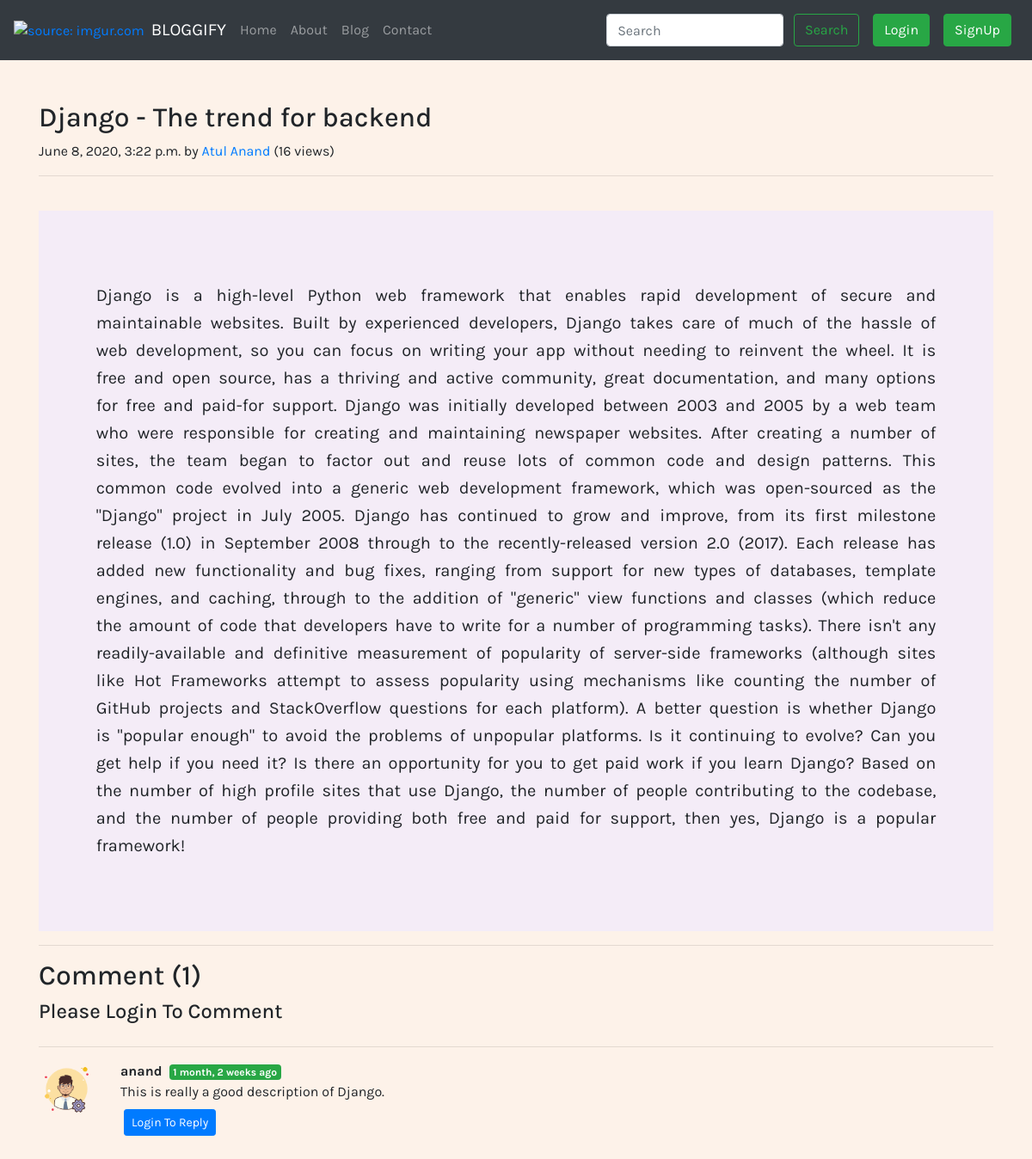
/blog/Django-post, run on the app's committed database.
### mysite/models.py (models this page shows, shortened)
class Post(models.Model):
    sno = models.AutoField(primary_key = True)
    title = models.CharField(max_length=300)
    content = models.TextField()
    author = models.CharField(max_length=40)
    slug = models.CharField(max_length=130)
    view = models.IntegerField(default=0)
    timestamp = models.DateTimeField(default=now)

class BlogComment(models.Model):
    sno = models.AutoField(primary_key = True)
    comment = models.TextField()
    user = models.ForeignKey(User, on_delete=models.CASCADE)
    post = models.ForeignKey(Post, on_delete=models.CASCADE)
    parent = models.ForeignKey('self', on_delete=models.CASCADE, null=True)
    timestamp = models.DateTimeField(default=now)

### mysite/views.py (the view)
# urls.py: path('<str:slug>',views.blogPost,name='blogPost'),
def blogPost(request , slug):
    post = Post.objects.filter(slug=slug).first()
    post.view = post.view+1
    post.save()
    comments = BlogComment.objects.filter(post=post, parent=None)
    replies = BlogComment.objects.filter(post=post).exclude(parent=None)
    repDict={}
    for reply in replies:
        if reply.parent.sno not in repDict.keys():
            repDict[reply.parent.sno] = [reply]
        else:
            repDict[reply.parent.sno].append(reply)
    context = {'post':post, 'comments':comments , 'user' : request.user, 'replyDict' : repDict}
    return render(request, 'mysite/blogPost.html',context)

### mysite/templatetags/getDict.py (called while the page is built)
@register.filter(name='get_val')
def get_val(dict, key):
    return dict.get(key)

### home/templates/mysite/blogPost.html (shortened to what this page needs)
{% extends 'base.html' %}
{% block body %}
{% load humanize %}
{% load getDict %}
<div class="container mt-5">
    <div class="blog-post">
        <h2 class="blog-post-title">{{ post.title }}</h2>
        <p class="blog-post-meta">{{ post.timestamp }} by <a href="#">{{ post.author }}</a><span > ({{ post.view }} views)</span></p>
        <hr>
        <br>
        <div class="aa">
            <p>{{ post.content|safe }}</p>
        </div>
    </div>
    <hr>
</div>
<div class="container">
    <h2>Comment ({{ comments.count }})</h2>
    <div class="my-2">
        {% if user.is_authenticated %}
        <form action="/blog/postComment" method="post">
            {% csrf_token %}
            <div class="form-group">
                <label for="exampleInputEmail1">Post Comment</label>
                <input type="text" name="comment" class="form-control" id="exampleInputEmail1"
                    placeholder="Enter your Comment here" />
            </div>
            <input type="hidden" name="postSno" value="{{ post.sno }}" />
            <input type="hidden" name="parentSno" value="" />
            <button type="submit" class="btn btn-primary">Submit</button>
        </form>
        {% else %}
        <h4 style="padding-bottom: 10px">Please Login To Comment</h4>
        {% endif %}
    </div>
    <hr>
    {% for comment in comments %}
    <div class="row my-3">
        <div class="col-md-1">
            <img src="/static/img/admin.png" class="rounded mx-auto d-block w-100 " alt="Not Found">
        </div>
        <div class="col-md-11">
            <b> {{ comment.user.username }} </b> <span class="badge badge-success ml-1" style="font-size: 12px">
                {{ comment.timestamp | naturaltime }}</span>
            <div>
                {{ comment.comment }}
            </div>
            <div class="reply mx-1 my-2">
                {% if user.is_authenticated %}
                <p>
                    <a class="btn btn-sm btn-primary" data-toggle="collapse" href="#replyBox{{ comment.sno }}"
                        role="button" aria-expanded="false" aria-controls="collapseExample">
                        Reply
                    </a>
                </p>
                <div class="collapse" id="replyBox{{ comment.sno }}">
                    <div class="card card-body my-2">
                        <form action="/blog/postComment" method="post">
                            {% csrf_token %}
                            <div class="form-group">
                                <label for="comment">Post Reply</label>
                                <input type="text" name="comment" class="form-control" id="comment"
                                    placeholder="Reply here" />
                                <input type="hidden" name="parentSno" value="{{ comment.sno }}" />
                            </div>
                            <input type="hidden" name="postSno" value="{{ post.sno }}" />
                            <button type="submit" class="btn btn-primary">Submit</button>
                        </form>
                    </div>
                </div>
                {% else %}
                <p>
                    <a class="btn btn-sm btn-primary" data-toggle="collapse" href="#replyBox{{ comment.sno }}"
                        role="button" aria-expanded="false" aria-controls="collapseExample" disabled>
                        Login To Reply
                    </a>
                </p>
                {% endif %}
            </div>
        </div>
    </div>
    {% endfor %}
</div>
<br>
<br>
<br>
{% endblock body %}

### data on the page
Post: title "Django - The trend for backend", timestamp "June 8, 2020, 3:22 p.m.", author "Atul Anand", view "16", content "Django is a high-level Python web framework that enables rapid development of secure and maintainable websites. Built by experienced developers, Django takes care of much of the hassle of web development, so you can focus on writing your app without needing to reinvent the wheel. It is free and open source, has a thriving and active community, great documentation, and many options for free and paid-for support. Django was initially developed between 2003 and 2005 by a web team who were responsible for creating and maintaining newspaper websites. After creating a number of sites, the team began to factor out and reuse lots of common code and design patterns. This common code evolved into a…"
BlogComment: user.username "anand", timestamp "1 month, 2 weeks ago", comment "This is really a good description of Django."

### other printed values
{{ comments.count }} "1"
